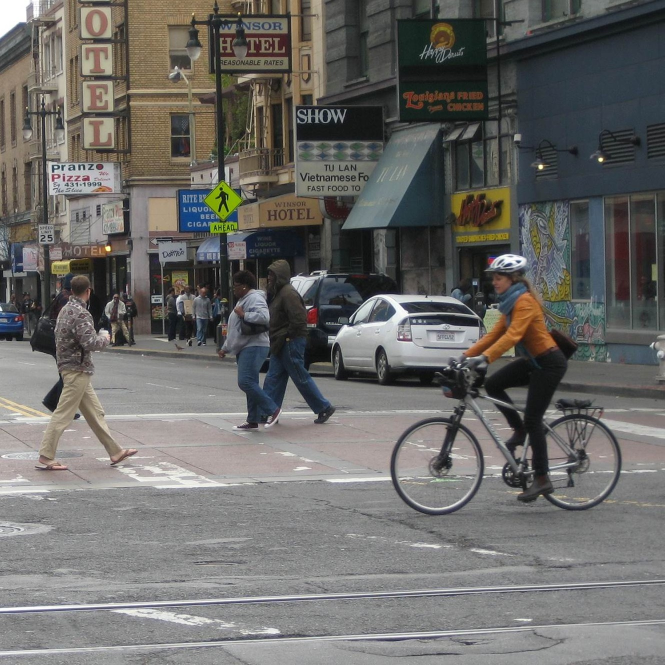
#> input picture 医院项目/3-早癌病灶分割模型/1-unet-keras/img/street.jpg, 1330 x 1330 px (shown at 1/2 size); its folder holds only this picture in this run
$ python -i '直方图均衡化-亮度增强-白点去除.py'   (imports and definitions only)
#> lines starting #> are read from the running program, lines starting #| are printed output that depends on the picture
# 2023.2.14 批量对图片进行直方图均衡化，目的是增强训练集的纹理特征
# 2023.7.19 针对软管项目，继续做了一点改进
import numpy as np
import cv2 as cv
import os


################ 修改内容区域
DATADIR = "before"  # 原图片路径
save_dir = "output\\"  # 处理后图片路径
#######################

# [2 lines not run here, left out]
path = os.path.join(DATADIR)
# [1 line that did not run here, left out]


# 彩色图像进行自适应直方图均衡化
def hisEqulColor(img):
    ## 将RGB图像转换到YCrCb空间中
    ycrcb = cv.cvtColor(img, cv.COLOR_BGR2YCR_CB)
    # 将YCrCb图像通道分离
    channels = cv.split(ycrcb)
    # 参考来源： https://docs.opencv.org/4.1.0/d5/daf/tutorial_py_histogram_equalization.html
    clahe = cv.createCLAHE(clipLimit=2.0, tileGridSize=(8, 8))
    clahe.apply(channels[0], channels[0])
    cv.merge(channels, ycrcb)
    cv.cvtColor(ycrcb, cv.COLOR_YCR_CB2BGR, img)
    return img


# 亮度增强
def data_augment_demo(image, brightness):
    # factor = 1.0 + random.uniform(-1.0*brightness, brightness)
    factor = 1.0+brightness
    table = np.array([(i / 255.0) * factor * 255 for i in np.arange(0, 256)]).clip(0,255).astype(np.uint8)
    image = cv.LUT(image, table)
    return image, factor


# 对白色区域覆盖为另一种暗色
def convert_white(image):
    # 将图像从BGR色彩空间转换为灰度图像
    gray_image = cv.cvtColor(image, cv.COLOR_BGR2GRAY)

    # 使用固定阈值来分割图像，将灰度值大于阈值的像素设为255（白色），小于等于阈值的像素设为0（黑色）
    _, binary_image = cv.threshold(gray_image, 254, 255, cv.THRESH_BINARY)

    # 创建目标颜色
    target_color = (128, 128, 128)

    # 将二值化图像中的白色部分替换为目标颜色
    result = image.copy()
    result[binary_image == 255] = target_color

    return result


# 按顺序读取图片
# img_list.sort(key=lambda x: int(x[:-4]))
ind = 0
# [15 lines not run here, left out]

>>> import cv2
>>> picture = cv2.imread('../3-早癌病灶分割模型/1-unet-keras/img/street.jpg')
#> picture is the input picture: shape (1330, 1330, 3); mean B, G, R 103.7, 106.3, 107.4
>>> result = hisEqulColor(picture)
#> in hisEqulColor, `ycrcb = cv.cvtColor(img, cv.COLOR_BGR2YCR_CB)`: ycrcb: shape (1330, 1330, 3); mean of channels 0, 1, 2 106.3, 128.7, 126.5
#> in hisEqulColor, `cv.cvtColor(ycrcb, cv.COLOR_YCR_CB2BGR, img)`: ycrcb: shape (1330, 1330, 3); mean of channels 0, 1, 2 120.1, 128.7, 126.5
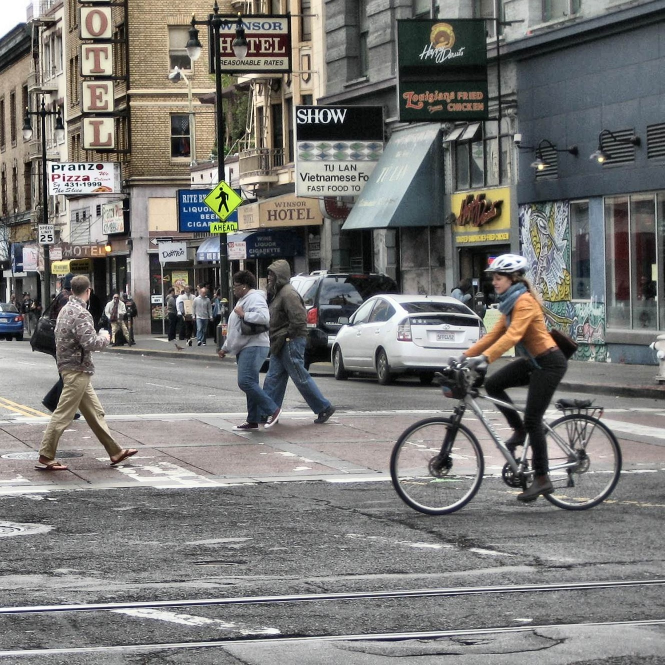
#> result: shape (1330, 1330, 3) (shown at 1/2 size); mean B, G, R 117.5, 120.1, 121.2

$ run again, on 医院项目/3-早癌病灶分割模型/1-unet-keras/img/cell.png
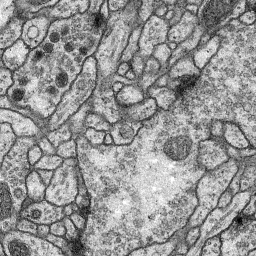
#> input picture 医院项目/3-早癌病灶分割模型/1-unet-keras/img/cell.png, 256 x 256 px
#> picture is the input picture: shape (256, 256, 3); min 1, max 255, mean 149
#> `result = hisEqulColor(picture)`:
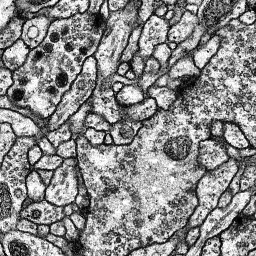
#> result: shape (256, 256, 3); min 0, max 255, mean 137.7
